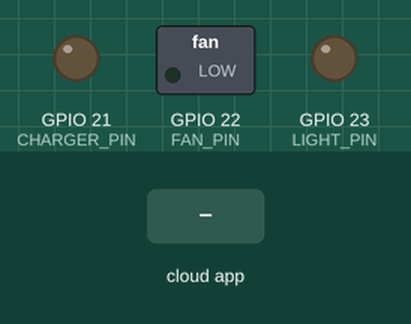
Recording of a sketch running on a simulated ESP32. Shown: switched loads named in the sketch (green lamp = pin HIGH), output pins drawn as LEDs (lit = HIGH). Inputs (shaded band) come from the test bench. WiFi joins after 1.5 s; servers stay silent unless stated.

Above: at 2.7 s.
2.8 s: the phone or cloud app sets LIGHT_ID to 1
At 4.0 s:
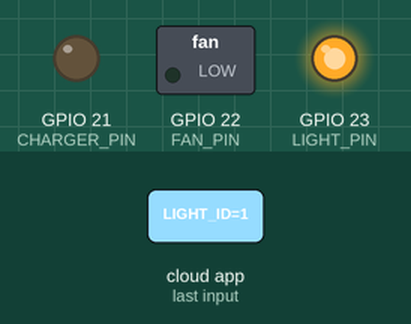
4.3 s: the phone or cloud app sets FAN_ID to 1
At 5.2 s:
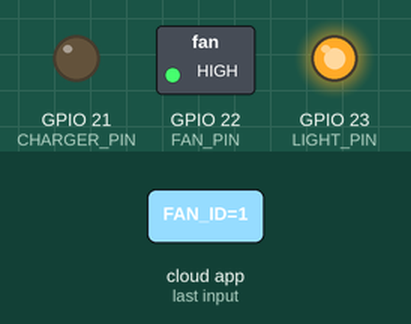
5.8 s: the phone or cloud app sets CHARGER_ID to 1
At 6.4 s:
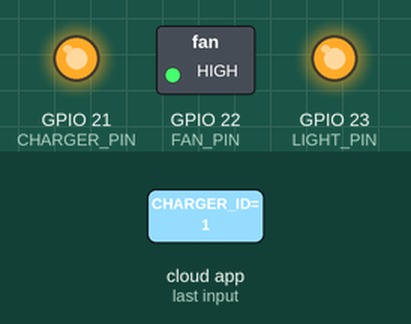
7.3 s: the phone or cloud app sets LIGHT_ID to 0
At 8.5 s:
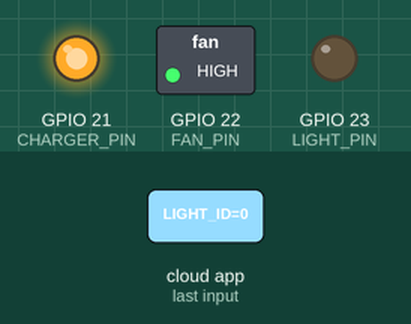
8.8 s: the phone or cloud app sets FAN_ID to 0
At 9.9 s:
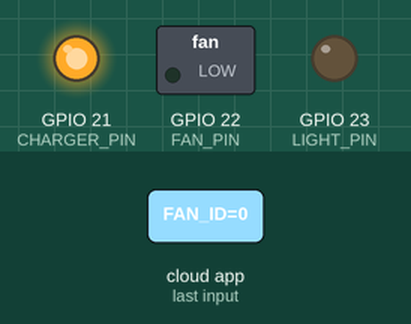
10.3 s: the phone or cloud app sets LIGHT_ID to 1
At 11.0 s:
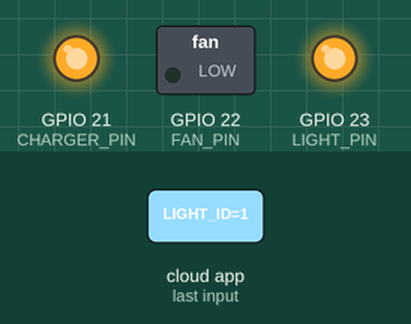
Timing chart, 0 to 12.8 s (numbered marks = the images above; inputs shaded):
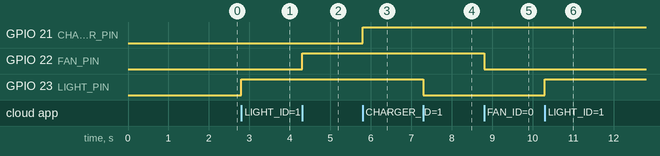

Measured:
- after the input at 2.8 s, GPIO 23 (LIGHT_PIN): LOW → HIGH at once
- after the input at 4.3 s, GPIO 22 (FAN_PIN): LOW → HIGH at once
- after the input at 5.8 s, GPIO 21 (CHARGER_PIN): LOW → HIGH at once
- after the input at 7.3 s, GPIO 23 (LIGHT_PIN): HIGH → LOW at once
- after the input at 8.8 s, GPIO 22 (FAN_PIN): HIGH → LOW at once
- after the input at 10.3 s, GPIO 23 (LIGHT_PIN): LOW → HIGH at once

The sketch:

smart_home.ino
```cpp
#include <WiFi.h>
#include "SinricPro.h"
#include "SinricProSwitch.h"

#define WIFI_SSID "YOUR_WIFI"
#define WIFI_PASS "YOUR_PASSWORD"

#define APP_KEY "YOUR_APP_KEY"
#define APP_SECRET "YOUR_APP_SECRET"

#define LIGHT_PIN 23
#define FAN_PIN 22
#define CHARGER_PIN 21

bool onPowerState(const String &deviceId, bool &state) {

  if (deviceId == "LIGHT_ID")
    digitalWrite(LIGHT_PIN, state);

  if (deviceId == "FAN_ID")
    digitalWrite(FAN_PIN, state);

  if (deviceId == "CHARGER_ID")
    digitalWrite(CHARGER_PIN, state);

  return true;
}

void setup() {

  pinMode(LIGHT_PIN, OUTPUT);
  pinMode(FAN_PIN, OUTPUT);
  pinMode(CHARGER_PIN, OUTPUT);

  Serial.begin(115200);

  WiFi.begin(WIFI_SSID, WIFI_PASS);

  while (WiFi.status() != WL_CONNECTED) {
    delay(500);
  }

  SinricProSwitch &light = SinricPro["LIGHT_ID"];
  light.onPowerState(onPowerState);

  SinricProSwitch &fan = SinricPro["FAN_ID"];
  fan.onPowerState(onPowerState);

  SinricProSwitch &charger = SinricPro["CHARGER_ID"];
  charger.onPowerState(onPowerState);

  SinricPro.begin(APP_KEY, APP_SECRET);
}

void loop() {
  SinricPro.handle();
}
```
